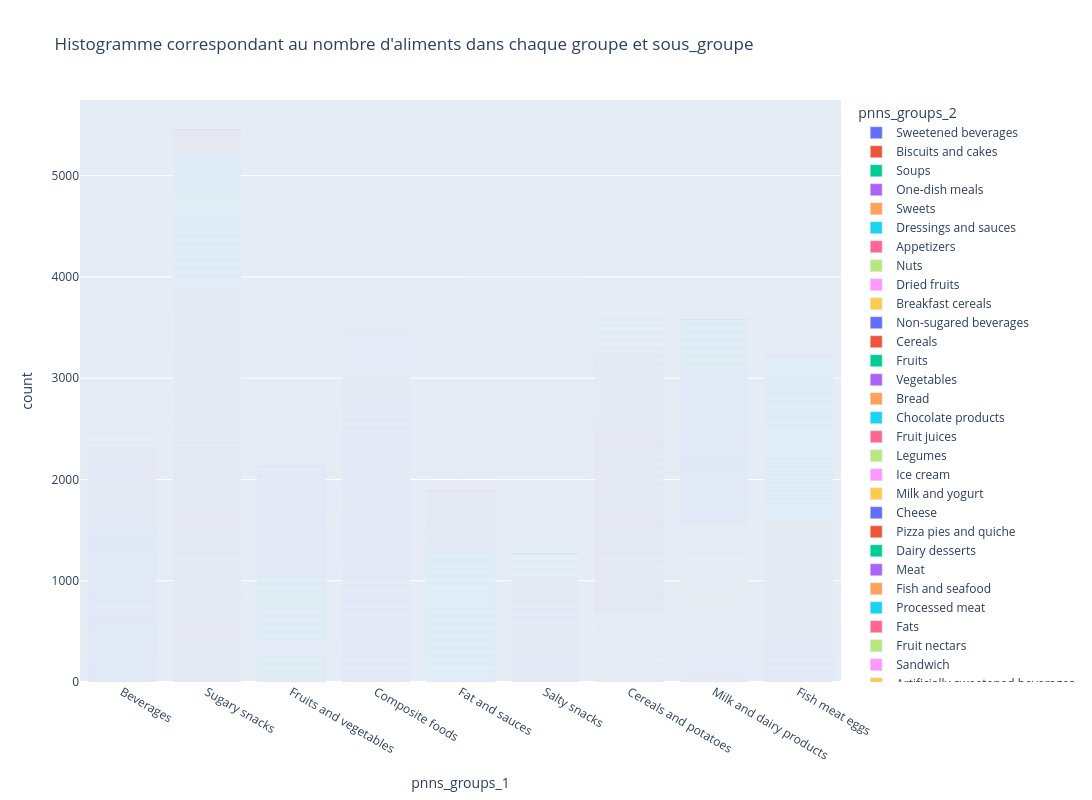

Notebook cell for this chart:
### Code cell
fig = px.bar(df,
             width=1600,
             height=800,
             x="pnns_groups_1",
             color='pnns_groups_2',
             orientation="v",
             hover_name=df.pnns_groups_2.sort_values(),
             # color_discrete_sequence=["red","green","blue","goldenrod","magenta","gold","cyan","pink","purple"],
             title="Histogramme correspondant au nombre d'aliments dans chaque groupe et sous_groupe"
             )

fig.show()

### Figure 1 — Plotly figure (JSON) as saved in the notebook; plotly's stock layout.template omitted (floating-point values rounded to 4 significant figures; data arrays with more than 128 entries replaced by an {"elided": "..."} marker saying what was removed)
{"data": [{"alignmentgroup": "True", "hovertemplate": "<b>%{hovertext}</b><br><br>pnns_groups_2=Sweetened beverages<br>pnns_groups_1=%{x}<br>count=%{y}<extra></extra>", "hovertext": {"elided": "1031 str values"}, "legendgroup": "Sweetened beverages", "marker": {"color": "#636efa", "pattern": {"shape": ""}}, "name": "Sweetened beverages", "offsetgroup": "Sweetened beverages", "orientation": "v", "showlegend": true, "textposition": "auto", "type": "bar", "x": {"elided": "1031 str values"}, "xaxis": "x", "y": {"elided": "1031 int values"}, "yaxis": "y"}, {"alignmentgroup": "True", "hovertemplate": "<b>%{hovertext}</b><br><br>pnns_groups_2=Biscuits and cakes<br>pnns_groups_1=%{x}<br>count=%{y}<extra></extra>", "hovertext": {"elided": "2326 str values"}, "legendgroup": "Biscuits and cakes", "marker": {"color": "#EF553B", "pattern": {"shape": ""}}, "name": "Biscuits and cakes", "offsetgroup": "Biscuits and cakes", "orientation": "v", "showlegend": true, "textposition": "auto", "type": "bar", "x": {"elided": "2326 str values"}, "xaxis": "x", "y": {"elided": "2326 int values"}, "yaxis": "y"}, {"alignmentgroup": "True", "hovertemplate": "<b>%{hovertext}</b><br><br>pnns_groups_2=Soups<br>pnns_groups_1=%{x}<br>count=%{y}<extra></extra>", "hovertext": {"elided": "257 str values"}, "legendgroup": "Soups", "marker": {"color": "#00cc96", "pattern": {"shape": ""}}, "name": "Soups", "offsetgroup": "Soups", "orientation": "v", "showlegend": true, "textposition": "auto", "type": "bar", "x": {"elided": "257 str values"}, "xaxis": "x", "y": {"elided": "257 int values"}, "yaxis": "y"}, {"alignmentgroup": "True", "hovertemplate": "<b>%{hovertext}</b><br><br>pnns_groups_2=One-dish meals<br>pnns_groups_1=%{x}<br>count=%{y}<extra></extra>", "hovertext": {"elided": "2770 str values"}, "legendgroup": "One-dish meals", "marker": {"color": "#ab63fa", "pattern": {"shape": ""}}, "name": "One-dish meals", "offsetgroup": "One-dish meals", "orientation": "v", "showlegend": true, "textposition": "auto", "type": "bar", "x": {"elided": "2770 str values"}, "xaxis": "x", "y": {"elided": "2770 int values"}, "yaxis": "y"}, {"alignmentgroup": "True", "hovertemplate": "<b>%{hovertext}</b><br><br>pnns_groups_2=Sweets<br>pnns_groups_1=%{x}<br>count=%{y}<extra></extra>", "hovertext": {"elided": "1580 str values"}, "legendgroup": "Sweets", "marker": {"color": "#FFA15A", "pattern": {"shape": ""}}, "name": "Sweets", "offsetgroup": "Sweets", "orientation": "v", "showlegend": true, "textposition": "auto", "type": "bar", "x": {"elided": "1580 str values"}, "xaxis": "x", "y": {"elided": "1580 int values"}, "yaxis": "y"}, {"alignmentgroup": "True", "hovertemplate": "<b>%{hovertext}</b><br><br>pnns_groups_2=Dressings and sauces<br>pnns_groups_1=%{x}<br>count=%{y}<extra></extra>", "hovertext": {"elided": "1322 str values"}, "legendgroup": "Dressings and sauces", "marker": {"color": "#19d3f3", "pattern": {"shape": ""}}, "name": "Dressings and sauces", "offsetgroup": "Dressings and sauces", "orientation": "v", "showlegend": true, "textposition": "auto", "type": "bar", "x": {"elided": "1322 str values"}, "xaxis": "x", "y": {"elided": "1322 int values"}, "yaxis": "y"}, {"alignmentgroup": "True", "hovertemplate": "<b>%{hovertext}</b><br><br>pnns_groups_2=Appetizers<br>pnns_groups_1=%{x}<br>count=%{y}<extra></extra>", "hovertext": {"elided": "1057 str values"}, "legendgroup": "Appetizers", "marker": {"color": "#FF6692", "pattern": {"shape": ""}}, "name": "Appetizers", "offsetgroup": "Appetizers", "orientation": "v", "showlegend": true, "textposition": "auto", "type": "bar", "x": {"elided": "1057 str values"}, "xaxis": "x", "y": {"elided": "1057 int values"}, "yaxis": "y"}, {"alignmentgroup": "True", "hovertemplate": "<b>%{hovertext}</b><br><br>pnns_groups_2=Nuts<br>pnns_groups_1=%{x}<br>count=%{y}<extra></extra>", "hovertext": {"elided": "206 str values"}, "legendgroup": "Nuts", "marker": {"color": "#B6E880", "pattern": {"shape": ""}}, "name": "Nuts", "offsetgroup": "Nuts", "orientation": "v", "showlegend": true, "textposition": "auto", "type": "bar", "x": {"elided": "206 str values"}, "xaxis": "x", "y": {"elided": "206 int values"}, "yaxis": "y"}, {"alignmentgroup": "True", "hovertemplate": "<b>%{hovertext}</b><br><br>pnns_groups_2=Dried fruits<br>pnns_groups_1=%{x}<br>count=%{y}<extra></extra>", "hovertext": {"elided": "157 str values"}, "legendgroup": "Dried fruits", "marker": {"color": "#FF97FF", "pattern": {"shape": ""}}, "name": "Dried fruits", "offsetgroup": "Dried fruits", "orientation": "v", "showlegend": true, "textposition": "auto", "type": "bar", "x": {"elided": "157 str values"}, "xaxis": "x", "y": {"elided": "157 int values"}, "yaxis": "y"}, {"alignmentgroup": "True", "hovertemplate": "<b>%{hovertext}</b><br><br>pnns_groups_2=Breakfast cereals<br>pnns_groups_1=%{x}<br>count=%{y}<extra></extra>", "hovertext": {"elided": "689 str values"}, "legendgroup": "Breakfast cereals", "marker": {"color": "#FECB52", "pattern": {"shape": ""}}, "name": "Breakfast cereals", "offsetgroup": "Breakfast cereals", "orientation": "v", "showlegend": true, "textposition": "auto", "type": "bar", "x": {"elided": "689 str values"}, "xaxis": "x", "y": {"elided": "689 int values"}, "yaxis": "y"}, {"alignmentgroup": "True", "hovertemplate": "<b>%{hovertext}</b><br><br>pnns_groups_2=Non-sugared beverages<br>pnns_groups_1=%{x}<br>count=%{y}<extra></extra>", "hovertext": {"elided": "557 str values"}, "legendgroup": "Non-sugared beverages", "marker": {"color": "#636efa", "pattern": {"shape": ""}}, "name": "Non-sugared beverages", "offsetgroup": "Non-sugared beverages", "orientation": "v", "showlegend": true, "textposition": "auto", "type": "bar", "x": {"elided": "557 str values"}, "xaxis": "x", "y": {"elided": "557 int values"}, "yaxis": "y"}, {"alignmentgroup": "True", "hovertemplate": "<b>%{hovertext}</b><br><br>pnns_groups_2=Cereals<br>pnns_groups_1=%{x}<br>count=%{y}<extra></extra>", "hovertext": {"elided": "1788 str values"}, "legendgroup": "Cereals", "marker": {"color": "#EF553B", "pattern": {"shape": ""}}, "name": "Cereals", "offsetgroup": "Cereals", "orientation": "v", "showlegend": true, "textposition": "auto", "type": "bar", "x": {"elided": "1788 str values"}, "xaxis": "x", "y": {"elided": "1788 int values"}, "yaxis": "y"}, {"alignmentgroup": "True", "hovertemplate": "<b>%{hovertext}</b><br><br>pnns_groups_2=Fruits<br>pnns_groups_1=%{x}<br>count=%{y}<extra></extra>", "hovertext": {"elided": "644 str values"}, "legendgroup": "Fruits", "marker": {"color": "#00cc96", "pattern": {"shape": ""}}, "name": "Fruits", "offsetgroup": "Fruits", "orientation": "v", "showlegend": true, "textposition": "auto", "type": "bar", "x": {"elided": "644 str values"}, "xaxis": "x", "y": {"elided": "644 int values"}, "yaxis": "y"}, {"alignmentgroup": "True", "hovertemplate": "<b>%{hovertext}</b><br><br>pnns_groups_2=Vegetables<br>pnns_groups_1=%{x}<br>count=%{y}<extra></extra>", "hovertext": {"elided": "1079 str values"}, "legendgroup": "Vegetables", "marker": {"color": "#ab63fa", "pattern": {"shape": ""}}, "name": "Vegetables", "offsetgroup": "Vegetables", "orientation": "v", "showlegend": true, "textposition": "auto", "type": "bar", "x": {"elided": "1079 str values"}, "xaxis": "x", "y": {"elided": "1079 int values"}, "yaxis": "y"}, {"alignmentgroup": "True", "hovertemplate": "<b>%{hovertext}</b><br><br>pnns_groups_2=Bread<br>pnns_groups_1=%{x}<br>count=%{y}<extra></extra>", "hovertext": {"elided": "816 str values"}, "legendgroup": "Bread", "marker": {"color": "#FFA15A", "pattern": {"shape": ""}}, "name": "Bread", "offsetgroup": "Bread", "orientation": "v", "showlegend": true, "textposition": "auto", "type": "bar", "x": {"elided": "816 str values"}, "xaxis": "x", "y": {"elided": "816 int values"}, "yaxis": "y"}, {"alignmentgroup": "True", "hovertemplate": "<b>%{hovertext}</b><br><br>pnns_groups_2=Chocolate products<br>pnns_groups_1=%{x}<br>count=%{y}<extra></extra>", "hovertext": {"elided": "1305 str values"}, "legendgroup": "Chocolate products", "marker": {"color": "#19d3f3", "pattern": {"shape": ""}}, "name": "Chocolate products", "offsetgroup": "Chocolate products", "orientation": "v", "showlegend": true, "textposition": "auto", "type": "bar", "x": {"elided": "1305 str values"}, "xaxis": "x", "y": {"elided": "1305 int values"}, "yaxis": "y"}, {"alignmentgroup": "True", "hovertemplate": "<b>%{hovertext}</b><br><br>pnns_groups_2=Fruit juices<br>pnns_groups_1=%{x}<br>count=%{y}<extra></extra>", "hovertext": {"elided": "742 str values"}, "legendgroup": "Fruit juices", "marker": {"color": "#FF6692", "pattern": {"shape": ""}}, "name": "Fruit juices", "offsetgroup": "Fruit juices", "orientation": "v", "showlegend": true, "textposition": "auto", "type": "bar", "x": {"elided": "742 str values"}, "xaxis": "x", "y": {"elided": "742 int values"}, "yaxis": "y"}, {"alignmentgroup": "True", "hovertemplate": "<b>%{hovertext}</b><br><br>pnns_groups_2=Legumes<br>pnns_groups_1=%{x}<br>count=%{y}<extra></extra>", "hovertext": {"elided": "278 str values"}, "legendgroup": "Legumes", "marker": {"color": "#B6E880", "pattern": {"shape": ""}}, "name": "Legumes", "offsetgroup": "Legumes", "orientation": "v", "showlegend": true, "textposition": "auto", "type": "bar", "x": {"elided": "278 str values"}, "xaxis": "x", "y": {"elided": "278 int values"}, "yaxis": "y"}, {"alignmentgroup": "True", "hovertemplate": "<b>%{hovertext}</b><br><br>pnns_groups_2=Ice cream<br>pnns_groups_1=%{x}<br>count=%{y}<extra></extra>", "hovertext": {"elided": "319 str values"}, "legendgroup": "Ice cream", "marker": {"color": "#FF97FF", "pattern": {"shape": ""}}, "name": "Ice cream", "offsetgroup": "Ice cream", "orientation": "v", "showlegend": true, "textposition": "auto", "type": "bar", "x": {"elided": "319 str values"}, "xaxis": "x", "y": {"elided": "319 int values"}, "yaxis": "y"}, {"alignmentgroup": "True", "hovertemplate": "<b>%{hovertext}</b><br><br>pnns_groups_2=Milk and yogurt<br>pnns_groups_1=%{x}<br>count=%{y}<extra></extra>", "hovertext": {"elided": "1244 str values"}, "legendgroup": "Milk and yogurt", "marker": {"color": "#FECB52", "pattern": {"shape": ""}}, "name": "Milk and yogurt", "offsetgroup": "Milk and yogurt", "orientation": "v", "showlegend": true, "textposition": "auto", "type": "bar", "x": {"elided": "1244 str values"}, "xaxis": "x", "y": {"elided": "1244 int values"}, "yaxis": "y"}, {"alignmentgroup": "True", "hovertemplate": "<b>%{hovertext}</b><br><br>pnns_groups_2=Cheese<br>pnns_groups_1=%{x}<br>count=%{y}<extra></extra>", "hovertext": {"elided": "1541 str values"}, "legendgroup": "Cheese", "marker": {"color": "#636efa", "pattern": {"shape": ""}}, "name": "Cheese", "offsetgroup": "Cheese", "orientation": "v", "showlegend": true, "textposition": "auto", "type": "bar", "x": {"elided": "1541 str values"}, "xaxis": "x", "y": {"elided": "1541 int values"}, "yaxis": "y"}, {"alignmentgroup": "True", "hovertemplate": "<b>%{hovertext}</b><br><br>pnns_groups_2=Pizza pies and quiche<br>pnns_groups_1=%{x}<br>count=%{y}<extra></extra>", "hovertext": {"elided": "256 str values"}, "legendgroup": "Pizza pies and quiche", "marker": {"color": "#EF553B", "pattern": {"shape": ""}}, "name": "Pizza pies and quiche", "offsetgroup": "Pizza pies and quiche", "orientation": "v", "showlegend": true, "textposition": "auto", "type": "bar", "x": {"elided": "256 str values"}, "xaxis": "x", "y": {"elided": "256 int values"}, "yaxis": "y"}, {"alignmentgroup": "True", "hovertemplate": "<b>%{hovertext}</b><br><br>pnns_groups_2=Dairy desserts<br>pnns_groups_1=%{x}<br>count=%{y}<extra></extra>", "hovertext": {"elided": "474 str values"}, "legendgroup": "Dairy desserts", "marker": {"color": "#00cc96", "pattern": {"shape": ""}}, "name": "Dairy desserts", "offsetgroup": "Dairy desserts", "orientation": "v", "showlegend": true, "textposition": "auto", "type": "bar", "x": {"elided": "474 str values"}, "xaxis": "x", "y": {"elided": "474 int values"}, "yaxis": "y"}, {"alignmentgroup": "True", "hovertemplate": "<b>%{hovertext}</b><br><br>pnns_groups_2=Meat<br>pnns_groups_1=%{x}<br>count=%{y}<extra></extra>", "hovertext": {"elided": "491 str values"}, "legendgroup": "Meat", "marker": {"color": "#ab63fa", "pattern": {"shape": ""}}, "name": "Meat", "offsetgroup": "Meat", "orientation": "v", "showlegend": true, "textposition": "auto", "type": "bar", "x": {"elided": "491 str values"}, "xaxis": "x", "y": {"elided": "491 int values"}, "yaxis": "y"}, {"alignmentgroup": "True", "hovertemplate": "<b>%{hovertext}</b><br><br>pnns_groups_2=Fish and seafood<br>pnns_groups_1=%{x}<br>count=%{y}<extra></extra>", "hovertext": {"elided": "1093 str values"}, "legendgroup": "Fish and seafood", "marker": {"color": "#FFA15A", "pattern": {"shape": ""}}, "name": "Fish and seafood", "offsetgroup": "Fish and seafood", "orientation": "v", "showlegend": true, "textposition": "auto", "type": "bar", "x": {"elided": "1093 str values"}, "xaxis": "x", "y": {"elided": "1093 int values"}, "yaxis": "y"}, {"alignmentgroup": "True", "hovertemplate": "<b>%{hovertext}</b><br><br>pnns_groups_2=Processed meat<br>pnns_groups_1=%{x}<br>count=%{y}<extra></extra>", "hovertext": {"elided": "1620 str values"}, "legendgroup": "Processed meat", "marker": {"color": "#19d3f3", "pattern": {"shape": ""}}, "name": "Processed meat", "offsetgroup": "Processed meat", "orientation": "v", "showlegend": true, "textposition": "auto", "type": "bar", "x": {"elided": "1620 str values"}, "xaxis": "x", "y": {"elided": "1620 int values"}, "yaxis": "y"}, {"alignmentgroup": "True", "hovertemplate": "<b>%{hovertext}</b><br><br>pnns_groups_2=Fats<br>pnns_groups_1=%{x}<br>count=%{y}<extra></extra>", "hovertext": {"elided": "573 str values"}, "legendgroup": "Fats", "marker": {"color": "#FF6692", "pattern": {"shape": ""}}, "name": "Fats", "offsetgroup": "Fats", "orientation": "v", "showlegend": true, "textposition": "auto", "type": "bar", "x": {"elided": "573 str values"}, "xaxis": "x", "y": {"elided": "573 int values"}, "yaxis": "y"}, {"alignmentgroup": "True", "hovertemplate": "<b>%{hovertext}</b><br><br>pnns_groups_2=Fruit nectars<br>pnns_groups_1=%{x}<br>count=%{y}<extra></extra>", "hovertext": {"elided": "170 str values"}, "legendgroup": "Fruit nectars", "marker": {"color": "#B6E880", "pattern": {"shape": ""}}, "name": "Fruit nectars", "offsetgroup": "Fruit nectars", "orientation": "v", "showlegend": true, "textposition": "auto", "type": "bar", "x": {"elided": "170 str values"}, "xaxis": "x", "y": {"elided": "170 int values"}, "yaxis": "y"}, {"alignmentgroup": "True", "hovertemplate": "<b>%{hovertext}</b><br><br>pnns_groups_2=Sandwich<br>pnns_groups_1=%{x}<br>count=%{y}<extra></extra>", "hovertext": {"elided": "441 str values"}, "legendgroup": "Sandwich", "marker": {"color": "#FF97FF", "pattern": {"shape": ""}}, "name": "Sandwich", "offsetgroup": "Sandwich", "orientation": "v", "showlegend": true, "textposition": "auto", "type": "bar", "x": {"elided": "441 str values"}, "xaxis": "x", "y": {"elided": "441 int values"}, "yaxis": "y"}, {"alignmentgroup": "True", "hovertemplate": "<b>%{hovertext}</b><br><br>pnns_groups_2=Artificially sweetened beverages<br>pnns_groups_1=%{x}<br>count=%{y}<extra></extra>", "hovertext": {"elided": "170 str values"}, "legendgroup": "Artificially sweetened beverages", "marker": {"color": "#FECB52", "pattern": {"shape": ""}}, "name": "Artificially sweetened beverages", "offsetgroup": "Artificially sweetened beverages", "orientation": "v", "showlegend": true, "textposition": "auto", "type": "bar", "x": {"elided": "170 str values"}, "xaxis": "x", "y": {"elided": "170 int values"}, "yaxis": "y"}, {"alignmentgroup": "True", "hovertemplate": "<b>%{hovertext}</b><br><br>pnns_groups_2=Potatoes<br>pnns_groups_1=%{x}<br>count=%{y}<extra></extra>", "hovertext": ["Appetizers", "Appetizers", "Cereals", "Cereals", "Cereals", "Fats", "Fish and seafood", "Fish and seafood", "Fish and seafood", "Fish and seafood", "Fish and seafood", "Fruit nectars", "Ice cream", "Meat", "Meat", "Milk and yogurt", "Milk and yogurt", "Non-sugared beverages", "Non-sugared beverages", "One-dish meals", "One-dish meals", "One-dish meals", "Pastries", "Processed meat", "Processed meat", "Processed meat", "Processed meat", "Processed meat", "Processed meat"], "legendgroup": "Potatoes", "marker": {"color": "#636efa", "pattern": {"shape": ""}}, "name": "Potatoes", "offsetgroup": "Potatoes", "orientation": "v", "showlegend": true, "textposition": "auto", "type": "bar", "x": ["Cereals and potatoes", "Cereals and potatoes", "Cereals and potatoes", "Cereals and potatoes", "Cereals and potatoes", "Cereals and potatoes", "Cereals and potatoes", "Cereals and potatoes", "Cereals and potatoes", "Cereals and potatoes", "Cereals and potatoes", "Cereals and potatoes", "Cereals and potatoes", "Cereals and potatoes", "Cereals and potatoes", "Cereals and potatoes", "Cereals and potatoes", "Cereals and potatoes", "Cereals and potatoes", "Cereals and potatoes", "Cereals and potatoes", "Cereals and potatoes", "Cereals and potatoes", "Cereals and potatoes", "Cereals and potatoes", "Cereals and potatoes", "Cereals and potatoes", "Cereals and potatoes", "Cereals and potatoes"], "xaxis": "x", "y": [1, 1, 1, 1, 1, 1, 1, 1, 1, 1, 1, 1, 1, 1, 1, 1, 1, 1, 1, 1, 1, 1, 1, 1, 1, 1, 1, 1, 1], "yaxis": "y"}, {"alignmentgroup": "True", "hovertemplate": "<b>%{hovertext}</b><br><br>pnns_groups_2=Pastries<br>pnns_groups_1=%{x}<br>count=%{y}<extra></extra>", "hovertext": {"elided": "248 str values"}, "legendgroup": "Pastries", "marker": {"color": "#EF553B", "pattern": {"shape": ""}}, "name": "Pastries", "offsetgroup": "Pastries", "orientation": "v", "showlegend": true, "textposition": "auto", "type": "bar", "x": {"elided": "248 str values"}, "xaxis": "x", "y": {"elided": "248 int values"}, "yaxis": "y"}, {"alignmentgroup": "True", "hovertemplate": "<b>%{hovertext}</b><br><br>pnns_groups_2=Salty and fatty products<br>pnns_groups_1=%{x}<br>count=%{y}<extra></extra>", "hovertext": ["Appetizers", "Breakfast cereals", "Breakfast cereals", "Breakfast cereals", "Fruits", "Milk and yogurt", "One-dish meals", "Processed meat", "Sweetened beverages", "Vegetables"], "legendgroup": "Salty and fatty products", "marker": {"color": "#00cc96", "pattern": {"shape": ""}}, "name": "Salty and fatty products", "offsetgroup": "Salty and fatty products", "orientation": "v", "showlegend": true, "textposition": "auto", "type": "bar", "x": ["Salty snacks", "Salty snacks", "Salty snacks", "Salty snacks", "Salty snacks", "Salty snacks", "Salty snacks", "Salty snacks", "Salty snacks", "Salty snacks"], "xaxis": "x", "y": [1, 1, 1, 1, 1, 1, 1, 1, 1, 1], "yaxis": "y"}, {"alignmentgroup": "True", "hovertemplate": "<b>%{hovertext}</b><br><br>pnns_groups_2=Eggs<br>pnns_groups_1=%{x}<br>count=%{y}<extra></extra>", "hovertext": ["Biscuits and cakes", "Biscuits and cakes", "Biscuits and cakes", "Cereals", "Cereals", "Cereals", "Cereals", "Cereals", "Cereals", "Cereals", "Cheese", "Cheese", "Cheese", "Chocolate products", "Chocolate products", "Chocolate products", "Chocolate products", "Chocolate products", "Chocolate products", "Dairy desserts", "Dressings and sauces", "Dressings and sauces", "Dressings and sauces", "Dressings and sauces", "Dressings and sauces", "Dressings and sauces", "Dressings and sauces", "Dressings and sauces", "Dressings and sauces", "Dressings and sauces", "Dressings and sauces", "Dressings and sauces", "Dressings and sauces", "Dressings and sauces", "Dressings and sauces", "Fish and seafood", "Fish and seafood", "Fish and seafood", "Fish and seafood", "Fish and seafood", "Fish and seafood", "Fish and seafood", "Fish and seafood", "Fruit juices", "Fruit juices", "Fruit juices", "Fruit juices", "Ice cream", "Ice cream", "Ice cream", "Ice cream", "Ice cream", "Legumes", "Legumes", "Milk and yogurt", "Milk and yogurt", "Milk and yogurt", "Milk and yogurt", "Non-sugared beverages", "Non-sugared beverages", "One-dish meals", "One-dish meals", "One-dish meals", "One-dish meals", "One-dish meals", "One-dish meals", "One-dish meals", "One-dish meals", "Pizza pies and quiche", "Pizza pies and quiche", "Pizza pies and quiche", "Pizza pies and quiche", "Processed meat", "Processed meat", "Sweets"], "legendgroup": "Eggs", "marker": {"color": "#ab63fa", "pattern": {"shape": ""}}, "name": "Eggs", "offsetgroup": "Eggs", "orientation": "v", "showlegend": true, "textposition": "auto", "type": "bar", "x": ["Fish meat eggs", "Fish meat eggs", "Fish meat eggs", "Fish meat eggs", "Fish meat eggs", "Fish meat eggs", "Fish meat eggs", "Fish meat eggs", "Fish meat eggs", "Fish meat eggs", "Fish meat eggs", "Fish meat eggs", "Fish meat eggs", "Fish meat eggs", "Fish meat eggs", "Fish meat eggs", "Fish meat eggs", "Fish meat eggs", "Fish meat eggs", "Fish meat eggs", "Fish meat eggs", "Fish meat eggs", "Fish meat eggs", "Fish meat eggs", "Fish meat eggs", "Fish meat eggs", "Fish meat eggs", "Fish meat eggs", "Fish meat eggs", "Fish meat eggs", "Fish meat eggs", "Fish meat eggs", "Fish meat eggs", "Fish meat eggs", "Fish meat eggs", "Fish meat eggs", "Fish meat eggs", "Fish meat eggs", "Fish meat eggs", "Fish meat eggs", "Fish meat eggs", "Fish meat eggs", "Fish meat eggs", "Fish meat eggs", "Fish meat eggs", "Fish meat eggs", "Fish meat eggs", "Fish meat eggs", "Fish meat eggs", "Fish meat eggs", "Fish meat eggs", "Fish meat eggs", "Fish meat eggs", "Fish meat eggs", "Fish meat eggs", "Fish meat eggs", "Fish meat eggs", "Fish meat eggs", "Fish meat eggs", "Fish meat eggs", "Fish meat eggs", "Fish meat eggs", "Fish meat eggs", "Fish meat eggs", "Fish meat eggs", "Fish meat eggs", "Fish meat eggs", "Fish meat eggs", "Fish meat eggs", "Fish meat eggs", "Fish meat eggs", "Fish meat eggs", "Fish meat eggs", "Fish meat eggs", "Fish meat eggs"], "xaxis": "x", "y": [1, 1, 1, 1, 1, 1, 1, 1, 1, 1, 1, 1, 1, 1, 1, 1, 1, 1, 1, 1, 1, 1, 1, 1, 1, 1, 1, 1, 1, 1, 1, 1, 1, 1, 1, 1, 1, 1, 1, 1, 1, 1, 1, 1, 1, 1, 1, 1, 1, 1, 1, 1, 1, 1, 1, 1, 1, 1, 1, 1, 1, 1, 1, 1, 1, 1, 1, 1, 1, 1, 1, 1, 1, 1, 1], "yaxis": "y"}], "layout": {"barmode": "relative", "height": 800, "legend": {"title": {"text": "pnns_groups_2"}, "tracegroupgap": 0}, "title": {"text": "Histogramme correspondant au nombre d'aliments dans chaque groupe et sous_groupe"}, "width": 1600, "xaxis": {"anchor": "y", "domain": [0.0, 1.0], "title": {"text": "pnns_groups_1"}}, "yaxis": {"anchor": "x", "domain": [0.0, 1.0], "title": {"text": "count"}}}}
